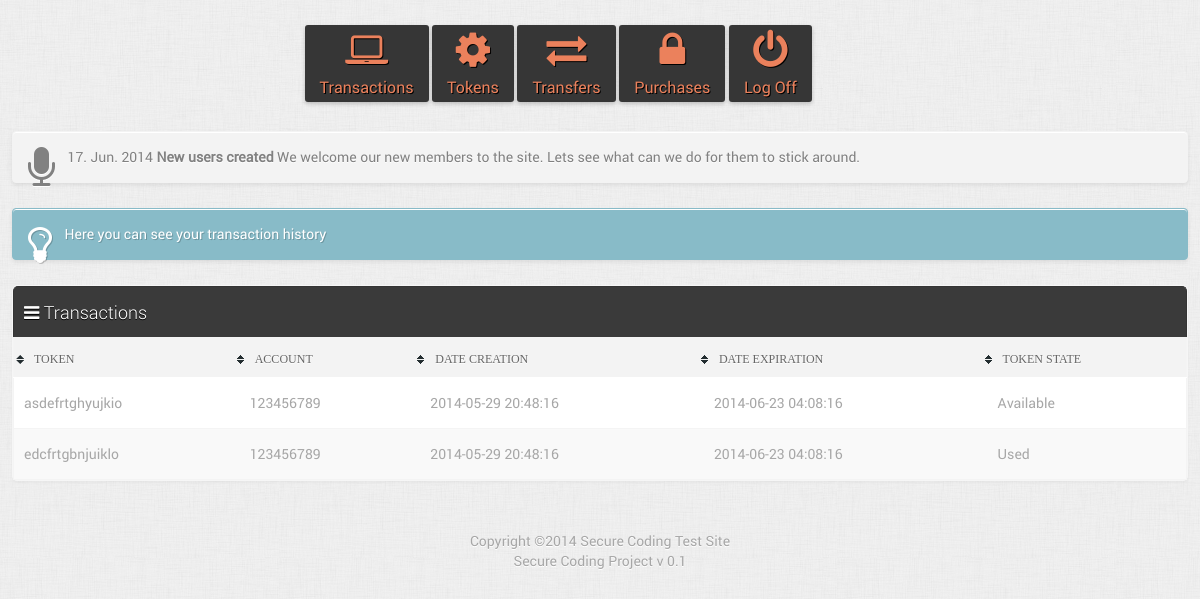
Screenshot of /loginsys/main.php?do=tokens (signed in) with the database file from the repository.
### tables this page shows
CREATE TABLE IF NOT EXISTS `news` (
  `id` int(11) NOT NULL AUTO_INCREMENT,
  `title` varchar(55) NOT NULL,
  `body` text NOT NULL,
  `author` varchar(55) NOT NULL,
  `created` date NOT NULL DEFAULT '0000-00-00',
  `active` tinyint(1) NOT NULL DEFAULT '0',
  PRIMARY KEY (`id`)
);

CREATE TABLE IF NOT EXISTS `settings` (
  `site_name` varchar(50) DEFAULT NULL,
  `site_email` varchar(40) DEFAULT NULL,
  `site_url` varchar(200) DEFAULT NULL,
  `reg_allowed` tinyint(1) NOT NULL DEFAULT '1',
  `user_limit` tinyint(1) NOT NULL DEFAULT '0',
  `reg_verify` tinyint(1) NOT NULL DEFAULT '0',
  `notify_admin` tinyint(1) NOT NULL DEFAULT '0',
  `auto_verify` tinyint(1) NOT NULL DEFAULT '0',
  `user_perpage` varchar(4) NOT NULL DEFAULT '10',
  `thumb_w` varchar(4) NOT NULL,
  `thumb_h` varchar(4) NOT NULL,
  `logo` varchar(50) DEFAULT NULL,
  `backup` varchar(60) DEFAULT NULL,
  `mailer` enum('PHP','SMTP') NOT NULL DEFAULT 'PHP',
  `smtp_host` varchar(100) DEFAULT NULL,
  `smtp_user` varchar(50) DEFAULT NULL,
  `smtp_pass` varchar(50) DEFAULT NULL,
  `smtp_port` varchar(6) DEFAULT NULL,
  `is_ssl` tinyint(1) NOT NULL DEFAULT '0',
  `version` varchar(5) DEFAULT NULL
);

### loginsys/lib/class_registry.php (called while the page is built, shortened)
<?php
  abstract class Registry
  {
      static $objects = array();
      public static function get($name)
      {
          return isset(self::$objects[$name]) ? self::$objects[$name] : null;
      }
      public static function set($name, $object)
      {
          self::$objects[$name] = $object;
      }
  }
?>

### loginsys/init.php (called while the page is built, shortened)
<?php
  require_once(BASEPATH . "lib/class_db.php");
  require_once(BASEPATH . "lib/class_registry.php");
  require_once(BASEPATH . "lib/functions.php");
  require_once(BASEPATH . "lib/class_core.php");
  Registry::set('Core',new Core());
  $core = Registry::get("Core");
  require_once(BASEPATH . "lib/class_user.php");
  $user = Registry::get("Users");
?>

### loginsys/lib/class_user.php (called while the page is built, shortened)
<?php
  class Users
  {
	  private static $db;
      function __construct()
      {
		  self::$db = Registry::get("Database");
      }
      private function startSession()
      {
          $this->logged_in = $this->loginCheck();
      }
      private function loginCheck()
      {
          if (isset($_SESSION['username']) && $_SESSION['username'] != "Guest") {
              return true;
          } else {
              return false;
          }
      }
      private function getUserInfo($username)
      {
          $username = sanitize($username);
          $username = self::$db->escape($username);
          $sql = "SELECT * FROM " . self::uTable . " WHERE username = '" . $username . "'";
          $row = self::$db->first($sql);
          return ($row) ? $row : 0;
      }
  }
?>

### loginsys/lib/class_db.php (called while the page is built, shortened)
<?php
  class Database
  {
      private $server = "";
      private $user = "";
      private $pass = "";
      protected $link_id = 0;
      protected $query_id = 0;
      function __construct($server, $user, $pass, $database)
      {
          $this->server = $server;
          $this->user = $user;
          $this->pass = $pass;
      }
      public function connect()
      {
          $this->link_id = $this->connect_db($this->server, $this->user, $this->pass);
		  mysqli_set_charset($this->link_id, "utf8");
      }
      private function connect_db($server, $user, $pass)
      {
          return mysqli_connect($server, $user, $pass);
      }
      public function query($sql)
      {
          if (trim($sql != "")) {
              $this->query_id = mysqli_query($this->link_id, $sql);
          }
          return $this->query_id;
      }
      public function first($string, $type = false)
      {
          $query_id = $this->query($string);
          $record = $this->fetch($query_id, $type);
          return $record;
      }
      public function fetch($query_id, $type = false)
      {
          if ($query_id)
              $this->query_id = $query_id;
          if (isset($this->query_id)) {
              $record = ($type) ? mysqli_fetch_array($this->query_id, MYSQL_ASSOC) : mysqli_fetch_object($this->query_id);
          } else
              $this->error("Invalid query_id: <b>" . $this->query_id . "</b>. Records could not be fetched.");
          return $record;
      }
      public function fetch_all($sql, $type = false)
      {
          $query_id = $this->query($sql);
          $record = array();
          while ($row = $this->fetch($query_id, $type)) :
              $record[] = $row;
          endwhile;
          return $record;
      }
      private function free($query_id)
      {
          if ($query_id)
              $this->query_id = $query_id;
          return mysqli_free_result($this->query_id);
      }
  }
?>

### loginsys/lib/class_core.php (called while the page is built, shortened)
<?php
  class Core
  {
	  private static $db;
      function __construct()
      {
		  self::$db = Registry::get("Database");
		  $this->getSettings();
          $this->year = (get('year')) ? get('year') : strftime('%Y');
          $this->month = (get('month')) ? get('month') : strftime('%m');
          $this->day = (get('day')) ? get('day') : strftime('%d');
          return mktime(0, 0, 0, $this->month, $this->day, $this->year);
      }
      private function getSettings()
      {
          $sql = "SELECT * FROM " . self::sTable;
          $row = self::$db->first($sql);
          $this->site_name = $row->site_name;
      }
      public function getTokens()
      {
          $sql = "SELECT * FROM " . self::toTable;
          $row = self::$db->fetch_all($sql);
          return ($row) ? $row : 0;
      }
      public function renderNews()
      {
          $sql = "SELECT *, DATE_FORMAT(created, '%d. %b. %Y') as cdate FROM " . self::nTable . " WHERE active = 1";
          $row = self::$db->first($sql);
          return ($row) ? $row : 0;
      }
  }
?>

### loginsys/tokens.php (the view, shortened to what this page needs)
<?php switch(Filter::$action): case "edit": ?>
<?php default:?>
<?php $userrow = $core->getTokens();?>
<p class="bluetip"><i class="icon-lightbulb icon-3x pull-left"></i>Here you can see your transaction history <br /></p>
<section class="widget">
  <header>
    <div class="row">
      <h1><i class="icon-reorder"></i> Transactions</h1>
    </div>
  </header>
  <div class="content2">
    <table class="myTable">
      <thead>
        <tr>
          <th width="header" class="left">Token</th>
          <th class="header">Account</th>
          <th class="header">Date Creation</th>
          <th class="header">Date Expiration</th>
          <th class="header">Token state</th>
        </tr>
      </thead>
      <tbody>
        <?php foreach ($userrow as $row):?>
        <tr>
          <th><?php echo $row->token_id;?></th>
          <td><?php echo $row->user_id;?></td>
          <td><?php echo gmdate("Y-m-d H:i:s", $row->date_creation);?></td>
          <td><?php echo gmdate("Y-m-d H:i:s", $row->date_expiration);?></td>
          <td><?php echo ($row->used== 1) ? 'Used' : 'Available';?></td>
        </tr>
        <?php endforeach;?>
    </table>
    <?php echo $pager->display_pages();?> </div>
</section>
<?php break;?>
<?php endswitch;?>

### loginsys/header.php (shortened to what this page needs)
<?php
	  $news = $core->renderNews();
?>
<!DOCTYPE html>
<html lang="en">
<head>
<link href="theme/css/front.css" rel="stylesheet" type="text/css">
<link rel="stylesheet" href="assets/jquery-ui.css" type="text/css" />
</head>
<body>
<div class="container">
<div class="row">
    <?php
        if ($user->logged_in): ?>
<div class="col grid_16">
  <div id="usermenu" class="flright">
      <a href="main.php?do=transactions"><i class="icon-laptop"></i> Transactions</a>
      <a href="main.php?do=tokens"><i class="icon-cog"></i> Tokens</a>
      <a href="main.php?do=transfers"><i class="icon-exchange"></i> Transfers</a>
      <a href="main.php?do=purchase"><i class="icon-lock"></i> Purchases</a>
    <?php if($user->logged_in):?>
    <a href="logout.php"><i class="icon-off"></i> Log Off</a>
    <?php endif;?>
  </div>
  </div>
  <?php endif; ?>
  </div>
  <?php if($news):?>
  <div id="news-slide" class="pagetip">
    <div id="news"><i class="icon-microphone icon-3x pull-left"></i><?php echo $news->cdate.' <strong>'.$news->title.'</strong>';?> <?php echo cleanOut($news->body);?> </div>
  </div>
  <?php endif;?>

### loginsys/lib/functions.php (shortened to what this page needs)
<?php
  function sanitize($string, $trim = false, $int = false, $str = false)
  {
      $string = filter_var($string, FILTER_SANITIZE_STRING);
      $string = trim($string);
      $string = stripslashes($string);
      $string = strip_tags($string);
      $string = str_replace(array('‘', '’', '“', '”'), array("'", "'", '"', '"'), $string);
      return $string;
  }
  function cleanOut($text) {
	 $text =  strtr($text, array('\r\n' => "", '\r' => "", '\n' => ""));
	 $text = html_entity_decode($text, ENT_QUOTES, 'UTF-8');
	 $text = str_replace('<br>', '<br />', $text);
	 return stripslashes($text);
  }
?>

### loginsys/footer.php (shortened to what this page needs)
<footer id="footer" class="clearfix">
  Copyright &copy;<?php echo date('Y').' '.$core->site_name;?><br />
    Secure Coding Project v 0.1
</footer>
</div>
</body></html>

### loginsys/theme/css/front.css (style rules this page uses)
h1 { font-size: 28px; line-height: 50px; font-family: robotolight; font-weight: 300; }
body { font:normal 14px/20px robotoregular, Helvetica, sans-serif;color:#A7A7A7;background:#f7f7f7 url(../images/admin-body.jpg);margin: 0 0 100px; }
a { cursor:pointer;color:#EB815C;text-decoration:none;-webkit-transition:all .35s ease;-moz-transition:all .35s ease;-o-transition:all .35s ease;transition:all .35s ease;outline:none }
#usermenu { margin-top: 25px; margin-bottom: 25px; }
#usermenu a i { font-size:40px;display:block;margin-bottom:7px;line-height:40px;height:40px }
#usermenu a { text-align:center;border-radius:3px;font-size: 16px; background-color: #363636; display: inline-block; padding-top: 5px; padding-right: 15px; padding-bottom: 5px; padding-left: 15px; font-weight: 300;margin-bottom:4px;text-shadow:1px 1px 0 #000;box-shadow:0 2px 4px rgba(0,0,0,0.2) }
.pagetip,.greentip,.redtip,.orangetip,.bluetip { background:#F3F3F3;border:1px solid #F3F3F3;border-radius:4px;box-shadow:0 1px 0 #FFF inset, 0 2px 4px rgba(0,0,0,0.08);color:#818181;margin-bottom:25px;padding:15px;text-shadow:0 1px #fff }
.bluetip { background:#88bbc8;border-color:#88bbc8;color:#fff;text-shadow:1px 1px 0 rgba(0,0,0,0.2) }
section.widget { background: #fff; border: 1px solid #f6f6f6; min-height: 120px; border-radius: 5px; box-shadow: 0 2px 2px rgba(204,204,204,0.2); -webkit-box-shadow: 0 2px 2px rgba(204,204,204,0.2); -moz-box-shadow: 0 2px 2px rgba(204,204,204,0.2); box-sizing: border-box; -webkit-box-sizing: border-box; -moz-box-sizing: border-box; margin-top: 10px; margin-right: 0px; margin-bottom: 25px; margin-left: 0px; }
section.widget header { background-color: #3A3A3A; border: 1px solid #343434; color: #F2F2F2; display: block; text-shadow: 0 1px 0 black; border-bottom: none; overflow: visible; border-radius: 5px 5px 0 0; line-height:20px;padding: 10px }
section.widget header h1 { font-family:'robotolight', sans-serif;line-height:30px;font-size:18px;color:#fff;float:left }
section.widget .content2,section.widget .content.no-padding { padding:0 }
table.myTable th:first-child { padding-left:10px }
table.myTable tr:nth-child(odd) { background:#fff }
table.myTable { border:1px solid #f6f6f6;width:100%;border-radius:5px }
table.myTable thead tr { border-bottom: 1px solid #fff; }
table.myTable tr { border:1px solid #f4f4f4;background:#f9f9f9 }
table.myTable th { font-weight:400;min-width:20px;text-align:left;padding:15px 15px 0 }
table.myTable td { vertical-align:middle;padding:15px }
table.myTable thead tr .header { background-image: url(../images/sort.gif); background-repeat: no-repeat; background-position: -5px 17px; cursor: pointer; padding-left: 20px; line-height: 1em; height: 2em; background-color: #F3F3F3; font-weight: 300; text-transform: uppercase; font-size: 12px; text-shadow: 0 1px 0 #fff; color: #666; font-family: "maven_probold"; }
footer { text-align:center;text-shadow:0 1px #fff;margin-top:25px }

### loginsys/theme/css/grid.css (style rules this page uses)
html,body,div,span,applet,object,iframe,h1,h2,h3,h4,h5,h6,p,blockquote,pre,a,abbr,acronym,address,big,cite,code,del,dfn,em,font,img,ins,kbd,q,s,samp,small,strike,strong,sub,sup,tt,var,b,u,i,center,dl,dt,dd,ol,ul,li,fieldset,form,label,legend,table,caption,tbody,tfoot,thead,tr,th,td { background:transparent;border:0;margin:0;padding:0;vertical-align:baseline }
body { line-height:1 }
h1,h2,h3,h4,h5,h6 { font-weight:400 }
table { border:0;border-collapse:collapse;border-spacing:0 }
html { -ms-text-size-adjust:100%;-webkit-text-size-adjust:100%;font-family:sans-serif }
h1 { font-size:2em }
b,strong { font-weight:700 }
body,figure { margin:0 }
input,textarea,select,a,a:active,a:hover { outline:0 }
aside,article,footer,header,nav,section,article,aside,details,figcaption,figure,footer,header,hgroup,nav,section,summary { display:block }
.flright { float:right }
.container { width:1200px;margin:0 auto }
.row { margin-bottom:0 }
.col { display:block;float:left;width:100% }
@media (min-width: 1200px) { .col { margin-left:2% } }
@media (min-width: 1200px) { .grid_16 { width:66% } }
@media only screen and (min-width: 960px) and (max-width: 1200px) { .container { width:98% } }
@media only screen and (min-width: 960px) and (max-width: 1200px) { .col { margin-left:2% } }
@media only screen and (min-width: 960px) and (max-width: 1200px) { .grid_16 { width:66% } }
.row:after, .col:after, .flright:after, .flleft:after,.group:after,.clearfix:after { content: "";display: block;height: 0;clear: both;zoom:1;visibility: hidden }

### rows the page displays
news: title "New users created", body "We welcome our new members to the site. Lets see what can we do for them to stick around."
settings: site_name "Secure Coding Test Site"

### other values shown
$news->cdate "17. Jun. 2014"
$row->token_id "asdefrtghyujkio"
$row->user_id "123456789"
gmdate("Y-m-d H:i:s", $row->date_creation) "2014-05-29 20:48:16"
gmdate("Y-m-d H:i:s", $row->date_expiration) "2014-06-23 04:08:16"
$row->token_id "edcfrtgbnjuiklo"
